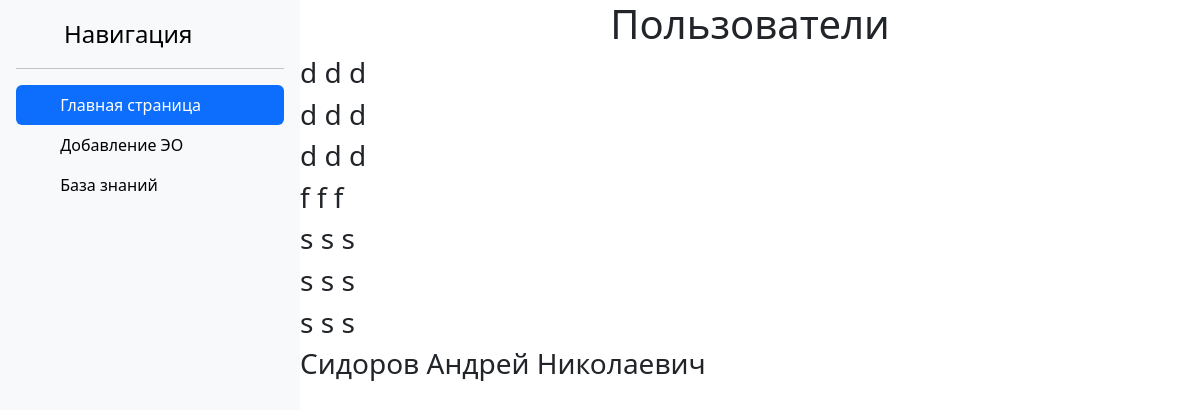
Screenshot of /users/home with the database file from the repository.
### users/models.py (models this page shows, shortened)
class User(models.Model):
    surname = models.CharField('Фамилия', max_length=100) #поле до 255 символов
    name = models.CharField('Имя', max_length=100)  # поле до 255 символов
    mid_name = models.CharField('Отчество', max_length=100)  # поле до 255 символов
    dostup = models.BooleanField('Администратор', default=False)
    phone = models.CharField('Телефон', max_length=12) #поле до 255 символов
    login = models.CharField('Логин', max_length=100) #поле до 255 символов
    pas = models.CharField('Пароль', max_length=100) #поле до 255 символов
    class Meta:
        verbose_name = 'Пользователи'
        verbose_name_plural = 'Пользователь'

### users/views.py (the view)
# urls.py: path('home', views.user_home, name='user_home'),
def user_home(request):
    user = User.objects.order_by('surname') #сортировка по фамилии
    return render(request, 'users/user_home.html', {'user': user})

### users/templates/users/user_home.html (shortened to what this page needs)
{% extends 'main/shablon.html' %}
{% block body %}
        <h1>Пользователи</h1>
        {% for el in user %}
            <div>
                <h3>{{ el.surname }} {{ el.name }} {{ el.mid_name }}</h3>
            </div>
        {% endfor %}
{% endblock %}

### main/static/main/css/diz.css (style rules this page uses)
h1, h2 { text-align: center; }

### rows the page displays
User: surname "d", name "d", mid_name "d"
User: surname "d", name "d", mid_name "d"
User: surname "d", name "d", mid_name "d"
User: surname "f", name "f", mid_name "f"
User: surname "s", name "s", mid_name "s"
User: surname "s", name "s", mid_name "s"
User: surname "s", name "s", mid_name "s"
User: surname "Сидоров", name "Андрей", mid_name "Николаевич"
